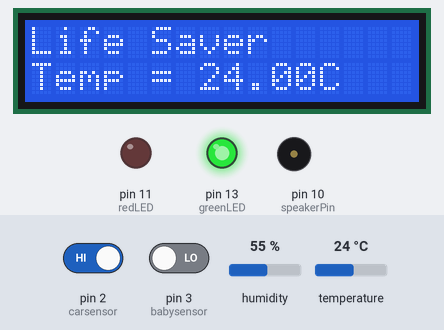
A sketch run on a simulated Arduino Uno, built with avr-gcc and run on an emulated ATmega328P. Shown: 16×2 character LCD, output pins drawn as LEDs (lit = HIGH), buzzer (waves = sounding). The inputs (shaded band) are chosen by the test bench; at power-on: temperature 24 °C, pin 2 (carsensor) HIGH, pin 3 (babysensor) LOW, humidity 55 %. What the sketch prints to the serial monitor is not drawn.

Above: at 1.2 s.
1.3 s: temperature set to 1 °C
At 1.9 s:
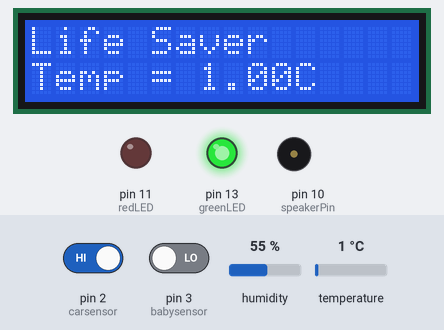
2.8 s: temperature set to 12 °C
At 3.4 s:
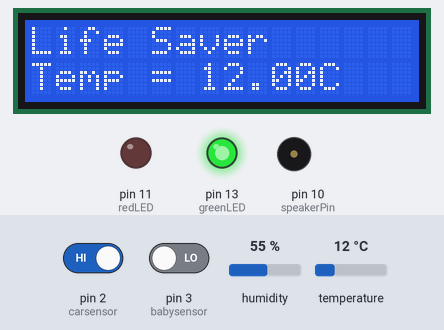
4.3 s: pin 2 (carsensor) driven LOW
6.1 s: pin 3 (babysensor) driven HIGH
8.0 s: temperature set to 27 °C
At 8.4 s:
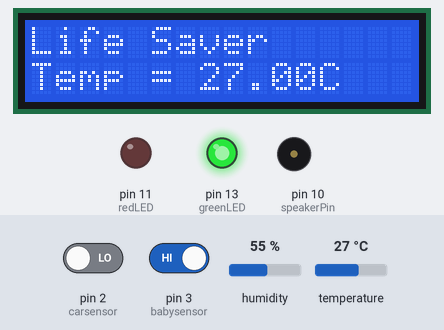
9.5 s: temperature set to 30 °C
At 9.63 s:
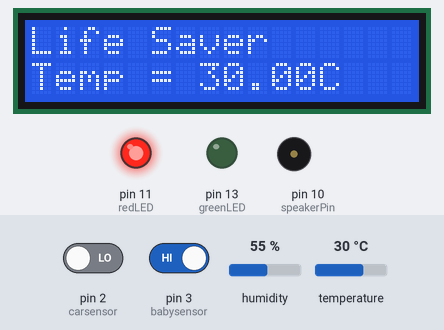
Timing chart, 0 to 12.2 s (numbered marks = the images above; inputs shaded):
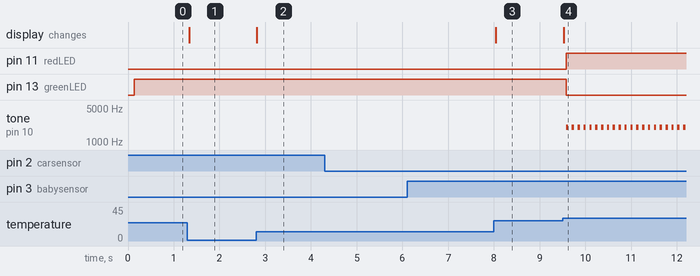

Measured:
- the behaviour switches between 28 and 29 °C on temperature (found by bisection; images 3 and 4)
- after the input at 1.3 s, the display: changes at once (image 1)
- after the input at 2.8 s, the display: changes at once (image 2)
- after the input at 4.3 s, every drawn part: stays the same
- after the input at 6.1 s, every drawn part: stays the same
- after the input at 8.0 s, the display: changes at once (image 3)
- after the input at 9.5 s, pin 11 (redLED): LOW → HIGH after 0.08 s; pin 13 (greenLED): HIGH → LOW after 0.08 s; tone on pin 10 (speakerPin): alternates 2000 Hz for 0.05 s and silent for 0.08 s, starting after 0.08 s; the display: changes at once (image 4)

The sketch:

finalproject.ino
```cpp
#include <LiquidCrystal.h> // Include the library 'LiquidCrystal.h'

#include <dht.h>  // Include the library 'dht.h'

#define TempSen A0 // Define 'TempSen' as A0
#define redLED 11 // Define 'redLED' as 11
#define greenLED 13 // Define 'greenLED' as 13
#define speakerPin 10 // Define 'speakerPin' as 10
#define carsensor 2 // Define 'carsensor' as 2
#define babysensor 3  // Define 'babysensor' as 3
dht DHT;

int val = 0;  // Set the initial value of val as 0
const int rs = 8, en = 9, d4 = 4, d5 = 5, d6 = 6, d7 = 7; // Defines the pins for LCD
LiquidCrystal lcd(rs, en, d4, d5, d6, d7); // Creates LCD as an object

void setup() {
  pinMode(carsensor, INPUT);  // Define 'carsensor' as an input
  pinMode(babysensor, INPUT); // Define 'babysensor' as an input
  pinMode(redLED, OUTPUT); // Define 'redLED' as an output
  pinMode(greenLED, OUTPUT); // Define 'greenLED' as an output
  pinMode(speakerPin, OUTPUT); // Define 'speakerPin' as an output
  Serial.begin(9600); // Start the Serial monitor connection
  lcd.begin(16, 2); // Define the amount of coloums(16) and rows(2)

}

void loop() {
  DHT.read11(TempSen); // Read the temperature sensor
  Serial.print(DHT.temperature); // Print the temperature in the serial monitor
  lcd.setCursor(0, 0); // set the cursor to column 0, line 0
  lcd.print("Life Saver");  // Print 'Life Saver' (name of our project) on the LCD displau
  lcd.setCursor(0, 1); // set the cursor to column 0, line 1
  lcd.print("Temp = "); // Print 'Temp=' on the LCD display
  lcd.print(DHT.temperature); // Print the temperature on the LCD display
  lcd.println("C  "); // Print 'C' after the temperature on the LCD display
  delay(50); // Delay for 50 milliseconds
  Serial.print("    ");

  val = digitalRead(carsensor);  // read input value from the carsensor
  if (val == LOW) { // Take the value from carsnesor and when no motion is detected the following happens
    Serial.print("Car is stopped!");  // Prints 'Car is stopped' if no motion is detected by carsensor
    Serial.print("    ");
    digitalWrite(greenLED, HIGH); // Turn the 'greenLED' on
    val = digitalRead(babysensor);  // reads input value from the babysensor
    if (val == HIGH) {  // Take the value from babysensor and when motion is detected the following happens
      Serial.println("Baby Present"); // Prints 'Baby Present' if motion is detected by carsensor
      if (int(DHT.temperature) >= 29.00) { // Take the temperature and when it is more than 35 degrees the following happens
        digitalWrite(redLED, HIGH); // Turn the 'redLED' on
        digitalWrite(greenLED, LOW); // Turn the 'greeenLED' off
        tone(speakerPin, 2000); // Play a tone at the tempreature level and play it out of the speaker
        delay(50); // Delay for 50 milliseconds
        noTone(speakerPin); // Play no tone out of the speaker
      }
      if (int(DHT.temperature) <= 2.00) { // Take the temperature and when it is less than  degrees the following happens
        digitalWrite(redLED, HIGH); // Turn the 'redLED' on
        digitalWrite(greenLED, LOW); // Turn the 'greeenLED' off
         tone(speakerPin, 2000); // Play a tone at the tempreature level and play it out of the speaker
        delay(50); // Delay for 50 milliseconds
        noTone(speakerPin); // Play no tone out of the speaker
      }
    }
    else { // Take the value from babysensor and when no motion is detected the following happens
      Serial.println("No baby present");  // Prints 'No baby present' if no motion is detected by babysensor
      digitalWrite(redLED, LOW); // Turn the 'redLED' off
    }
  }
  else { // Take the value from carsensor and when motion is detected the following happens
    Serial.println("Car Running");  // Prints 'Car Running' if motion is detected by carsensor
    digitalWrite(redLED, LOW);  // Turn the 'redLED' off
    digitalWrite(greenLED, HIGH); // Turn the 'greenLED' on
  }
}
```
